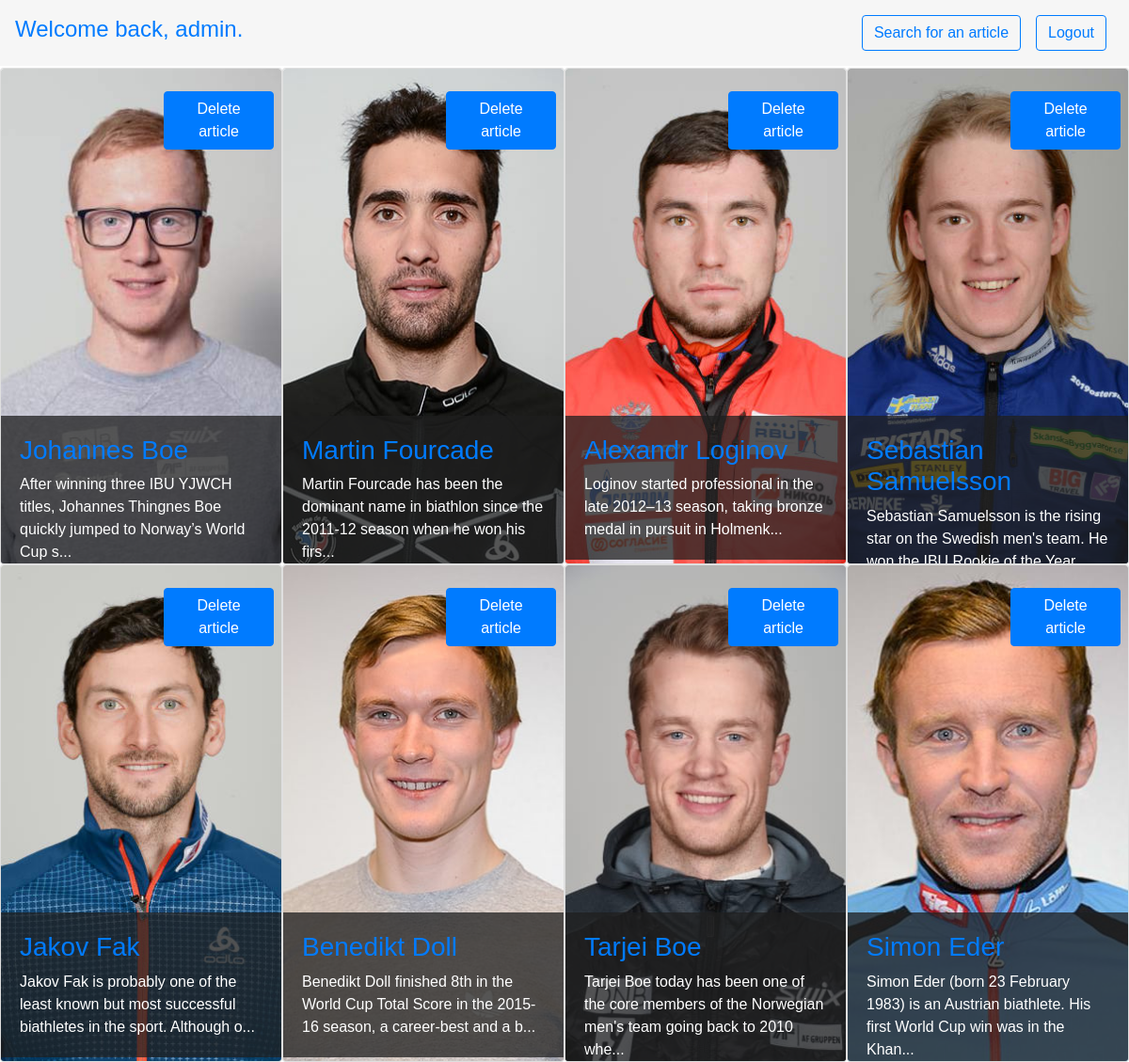
Screenshot of /php/list.php (signed in) with the database file from the repository.
### tables this page shows
CREATE TABLE IF NOT EXISTS `article` (
  `id` int(10) UNSIGNED NOT NULL AUTO_INCREMENT,
  `pub_date` datetime NOT NULL DEFAULT CURRENT_TIMESTAMP,
  `img` varchar(255) DEFAULT NULL,
  `title` varchar(255) NOT NULL,
  `description` text NOT NULL,
  PRIMARY KEY (`id`),
  UNIQUE KEY `id` (`id`),
  KEY `pub_date` (`pub_date`),
  KEY `title` (`title`)
);

### php/list.php (the view, shortened to what this page needs)
<?php
include 'dbconnect.php';
include 'header.php';
include 'footer.php';
if (empty($_SESSION)) {
    echo "You are not logged in<br>
<a href='login.php'>Go to the Login page</a>";
} else {
$SQL = $connection->prepare('SELECT * FROM `article`');
$SQL->execute();
$SQL->setFetchMode(PDO::FETCH_ASSOC);
$result = $SQL->fetchAll();
if(isset($_SESSION["loggedin"]) && $_SESSION["loggedin"] == true)
    echo "<nav class='navbar navbar-expand-lg navbar-light bg-light fixed-top justify-content-between'>";
    echo "<h4>Welcome back, ".$_SESSION['username'].".</h4><div class='d-flex justify-content-end'>";
    echo "<p class='flexy'><a class='btn btn-outline-primary m-2' href='search_form.php'>Search for an article</a></p>";
    echo "
    <form method='post' style='height: 54px'>
    <input type='hidden' name='logout' value='123'>
        <button type='submit' class='btn btn-outline-primary m-2' name='any'>Logout</button>
       </form></div>";
    echo "</nav>";
    echo "<div class='d-flex flex-wrap'>";
for ($count = 0; $count < count($result); $count++) {
	if(is_array($result[$count]) == true ) {
	    if ($_SESSION['role'] === 'reader') {
            echo "<div class='card w-25'>
                    <div><img class='card-img-top' src='".$result[$count]['img']."'>
                    </div>
                    <div class='card-body'>
                        <a href='view.php?id=".$result[$count]['id']."'>"."<h3 class='card-title'>".$result[$count]['title']."</h3></a>".
                        "<p>".substr($result[$count]['description'], 0, 100)."...</p>
                    </div>
                 </div>";
        } else {
        echo "<div class='card w-25'>
                <div><img class='card-img-top' src='".$result[$count]['img']."'>
                </div>
                <div class='del_biathlette'>
                    <form action='".$_SERVER["PHP_SELF"]."' method='post'>
                        <div class='custom-control custom-checkbox my-1 mr-sm-2' id='delete'>
                            <button type='submit' class='btn btn-primary my-1' name='delete' value='".$result[$count]['id']."'>Delete article</button>
                        </div>
                    </form>
                </div>
                <div class='card-body'>
                    <a href='view.php?id=".$result[$count]['id']."'>"."<h3>".$result[$count]['title']."</h3></a>".
                    "<p>".substr($result[$count]['description'], 0, 100)."...</p>
                </div>
             </div>";
	}
    }
}
    echo "</div>";
}
?>

### php/header.php (shortened to what this page needs)
<!DOCTYPE html>
<html lang="en">
<head>
    <link rel="stylesheet" href="https://maxcdn.bootstrapcdn.com/bootstrap/4.3.1/css/bootstrap.css">
    <link rel="stylesheet" href="../style/style.css">
</head>
<body>

### php/footer.php (shortened to what this page needs)
</body>
</html>

### style/style.css (style rules this page uses)
* { box-sizing: border-box; margin: 0; padding: 0; }
body { margin: 0; font-family: Arial; }
p { margin: 0; height: 60%; overflow: hidden; }
.card { position: relative; overflow: hidden; }
.card-img-top { width: 100%; max-width: 100%; height: 100%; }
.card-body { position: absolute; top: 70%; cursor: pointer; background-color: rgba(30, 30, 30, 0.75); color: white; }
.del_biathlette { position: absolute; top: 3%; left: 50%; }
.navbar { background:rgba(68, 68, 68, 0.048) !important; }
nav h4 { color: #007bff; }

### rows the page displays
article: img (picture), $result[$count]['id'] 68 (drawn), title "Johannes Boe", description "After winning three IBU YJWCH titles, Johannes Thingnes Boe quickly jumped to Norway’s World Cup s"
article: img (picture), $result[$count]['id'] 69 (drawn), title "Martin Fourcade", description "Martin Fourcade has been the dominant name in biathlon since the 2011-12 season when he won his firs"
article: img (picture), $result[$count]['id'] 70 (drawn), title "Alexandr Loginov", description "Loginov started professional in the late 2012–13 season, taking bronze medal in pursuit in Holmenk"
article: img (picture), $result[$count]['id'] 72 (drawn), title "Sebastian Samuelsson", description "Sebastian Samuelsson is the rising star on the Swedish men's team. He won the IBU Rookie of the Year"
article: img (picture), $result[$count]['id'] 73 (drawn), title "Jakov Fak", description "Jakov Fak is probably one of the least known but most successful biathletes in the sport. Although o"
article: img (picture), $result[$count]['id'] 75 (drawn), title "Benedikt Doll", description "Benedikt Doll finished 8th in the World Cup Total Score in the 2015-16 season, a career-best and a b"
article: img (picture), $result[$count]['id'] 76 (drawn), title "Tarjei Boe", description "Tarjei Boe today has been one of the core members of the Norwegian men's team going back to 2010 whe"
article: img (picture), $result[$count]['id'] 77 (drawn), title "Simon Eder", description "Simon Eder (born 23 February 1983) is an Austrian biathlete. His first World Cup win was in the Khan"

### other values shown
$_SESSION['username'] "admin"
